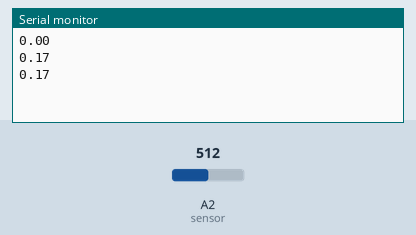
The sketch below on a simulated Arduino Uno, built with avr-gcc and run on an emulated ATmega328P. On the bench: the last lines printed to the serial monitor. The inputs (shaded band) are chosen by the test bench; at power-on: A2 (sensor) = 512.

Above: at 1.2 s.
1.3 s: A2 (sensor) set to 716
At 1.49 s:
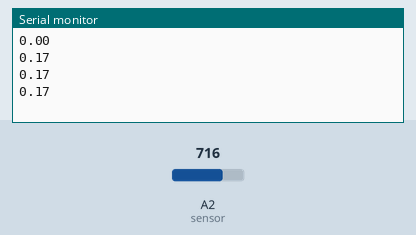
2.8 s: A2 (sensor) set to 900
At 3.09 s:
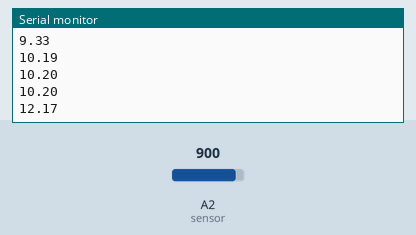
Timing chart, 0 to 5.8 s (numbered marks = the images above; inputs shaded):
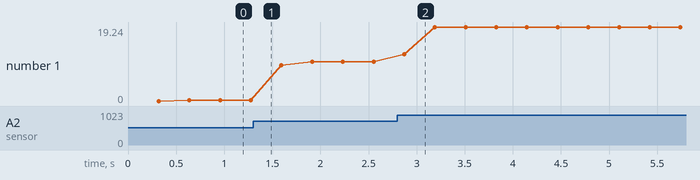

The sketch:

test_5.ino
```cpp
float sample2=0,val=0,actualval=0,amps=0;
void setup()
{
  Serial.begin(9600);
  pinMode(A2,INPUT);
}
void loop(){

// taking 150 samples from sensors with a interval of 2sec and then average the samples data collected
for(int i=0;i<150;i++)
{
sample2+=analogRead(A2); //read the current from sensor
delay(2);
}
sample2=sample2/150;
val =(5.0*sample2)/1024.0;
actualval =val-2.5; // offset voltage is 2.5v
amps =actualval*10;
Serial.println(amps);
}
```

Measured:
- after the input at 2.8 s, the serial monitor: prints a new line after 0.07 s (image 2)
- plotted number 1: 0.17 → 10.2 after the input at 1.3 s, 10.2 → 19.24 after the input at 2.8 s
